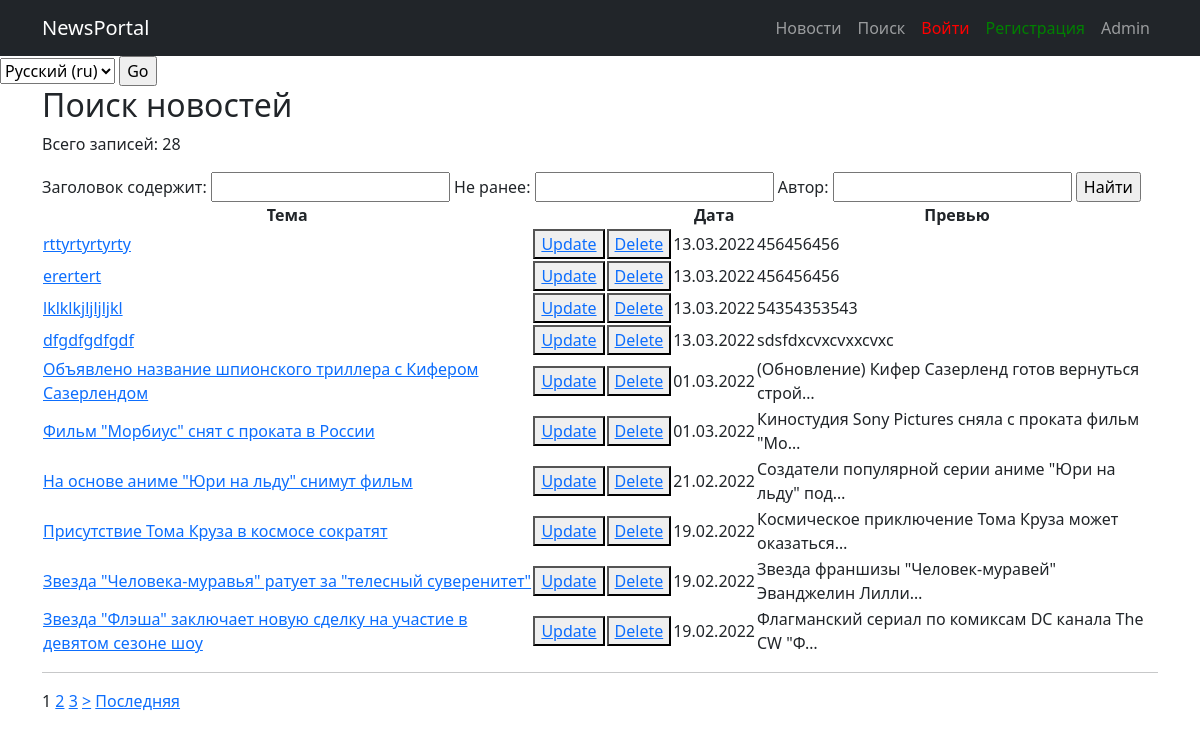
The page /news/search/ on the database as committed earlier.
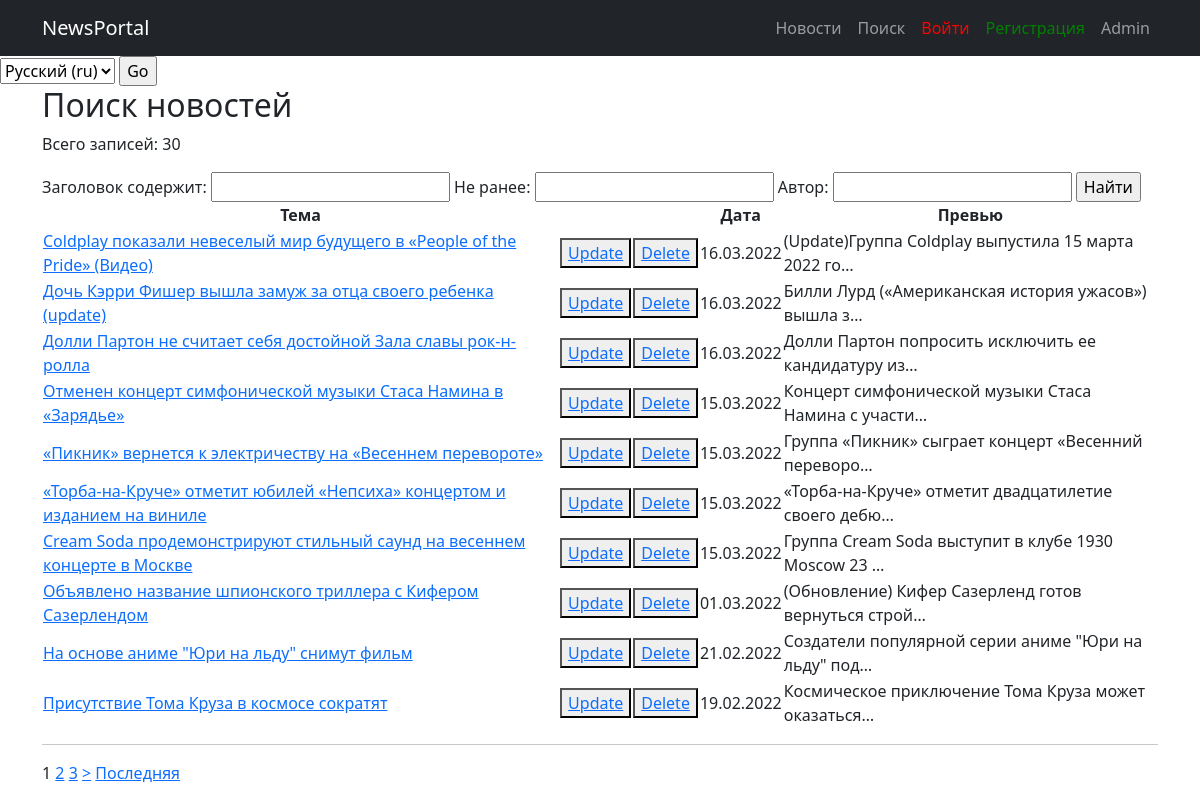
The same page on the database as committed later.
### newsportal/models.py (models this page shows, shortened)
class Post(models.Model):
    post = 'post'
    news = 'news'
    TYPE_POST = [
        (post, 'Post'),
        (news, 'News'),
    ]
    date_post = models.DateTimeField(auto_now_add=True)
    type_post = models.CharField(max_length=4, choices=TYPE_POST, default=post)
    title_post = models.TextField()
    body_post = models.TextField()
    rate_post = models.IntegerField(default=0)
    author_post = models.ForeignKey("Author", on_delete=models.CASCADE)
    category_post = models.ManyToManyField(Category)

### newsportal/views.py (the view)
# urls.py: path('search/', NewsSearch.as_view(), name='news_search'),
class NewsSearch(ListView):
    model = Post
    template_name = 'search.html'
    context_object_name = 'news'
    ordering = ['-id']
    paginate_by = 10
    def get_filter(self):
        return PostFilter(self.request.GET, queryset=super().get_queryset())
    def get_queryset(self):
        return self.get_filter().qs
    def get_context_data(self, *args, **kwargs):
        return {
            **super().get_context_data(*args, **kwargs),
            'filter': self.get_filter(),
            'count_posts': Paginator(Post.objects.all().order_by('-id'), 1),
        }

### newsportal/templatetags/custom_filters.py (called while the page is built)
@register.filter(name='censor')
@stringfilter
def censor(value):
    lowtext = ''
    stopword = ['бес', 'вам', 'ами', 'ние', 'импресс', 'также']
    ln = len(stopword)
    censored_text = ''
    text = ''
    block = '*'
    for i in value:
        text += i
        lowtext = text.lower()
        flag = 0
        for j in stopword:
            if not lowtext in j:
                flag += 1
            if lowtext == j:
                censored_text += block * len(text)
                flag -= 1
                text = ''
        if flag == ln:
            censored_text += text
            text = ''
    if lowtext != '' and lowtext not in stopword:
        censored_text += text
    elif lowtext != '':
        censored_text += block * len(text)
    return censored_text

### templates/search.html (shortened to what this page needs)
{% extends 'account/base.html' %}
{% load i18n %}
{% load custom_filters %}
{% block content %}
<h2>{% trans 'Поиск новостей' %}</h2>
<p>{% trans 'Всего записей:' %} {{count_posts.count}}</p>
<form method="GET">
    {{filter.form}}
    <input type="submit" value="{% trans 'Найти' %}">
</form>
{% if news %}
<table>
    <tr>
        <td align="center"><b>{% trans 'Тема' %}</b></td>
        <td></td>
        <td></td>
        <td align="center"><b>{% trans 'Дата' %}</b></td>
        <td align="center"><b>{% trans 'Превью' %}</b></td>
    </tr>
    {% for newspost in object_list %}
    <tr>
        <td><a href="{% url 'news_detail' newspost.id %}">{{newspost.title_post|censor}}</a></td>
        <td><button><a href="{% url 'news_update' newspost.id %}">Update</a></button></td>
        <td><button><a href="{% url 'news_delete' newspost.id %}">Delete</a></button></td>
        <td>{{newspost.date_post|date:'d.m.Y'}}</td>
        <td>{{newspost.body_post|truncatechars:51|censor}}</td>
    </tr>
    {% endfor %}
</table>
{% else %}
<h2>No news</h2>
{% endif %}
<hr>
<div class="pagination">
    <span class="step-links">
        <span class="current">
            {% for num in page_obj.paginator.page_range %}
                {% if page_obj.number == num %}
                    <a>{{ num }}</a>
                {% elif num > page_obj.number|add:'-3' and num < page_obj.number|add:'3' %}
                    <a href="?page={{ num }}">{{ num }}</a>
                {% endif %}
            {% endfor %}
        </span>
        {% if page_obj.has_next %}
            <a href="?page={{ page_obj.next_page_number }}">></a>
            <a href="?page={{ page_obj.paginator.num_pages }}">{% trans 'Последняя' %}</a>
        {% endif %}
    </span>
</div>
{% endblock content %}

Rows that differ between the two databases and show on the page:
removed Post: title_post|censor "rttyrtyrtyrty", date_post "13.03.2022", body_post|censor "456456456"
removed Post: title_post|censor "erertert", date_post "13.03.2022", body_post|censor "456456456"
removed Post: title_post|censor "lklklkjljljljkl", date_post "13.03.2022", body_post|censor "54354353543"
removed Post: title_post|censor "dfgdfgdfgdf", date_post "13.03.2022", body_post|censor "sdsfdxcvxcvxxcvxc"
removed Post: title_post|censor "Фильм \"Морбиус\" снят с проката в России", date_post "01.03.2022", body_post|censor "Киностудия Sony Pictures сняла с проката фильм \"Мо…"
no longer on this page (row unchanged): Post: title_post|censor "Звезда \"Человека-муравья\" ратует за \"телесный суверенитет\"", date_post "19.02.2022", body_post|censor "Звезда франшизы \"Человек-муравей\" Эванджелин Лилли…"
no longer on this page (row unchanged): Post: title_post|censor "Звезда \"Флэша\" заключает новую сделку на участие в девятом сезоне шоу", date_post "19.02.2022", body_post|censor "Флагманский сериал по комиксам DC канала The CW \"Ф…"
added Post: title_post|censor "Coldplay показали невеселый мир будущего в «People of the Pride» (Видео)", date_post "16.03.2022", body_post|censor "(Update)Группа Coldplay выпустила 15 марта 2022 го…"
added Post: title_post|censor "Дочь Кэрри Фишер вышла замуж за отца своего ребенка (update)", date_post "16.03.2022", body_post|censor "Билли Лурд («Американская история ужасов») вышла з…"
added Post: title_post|censor "Долли Партон не считает себя достойной Зала славы рок-н-ролла", date_post "16.03.2022", body_post|censor "Долли Партон попросить исключить ее кандидатуру из…"
added Post: title_post|censor "Отменен концерт симфонической музыки Стаса Намина в «Зарядье»", date_post "15.03.2022", body_post|censor "Концерт симфонической музыки Стаса Намина с участи…"
added Post: title_post|censor "«Пикник» вернется к электричеству на «Весеннем перевороте»", date_post "15.03.2022", body_post|censor "Группа «Пикник» сыграет концерт «Весенний переворо…"
added Post: title_post|censor "«Торба-на-Круче» отметит юбилей «Непсиха» концертом и изданием на виниле", date_post "15.03.2022", body_post|censor "«Торба-на-Круче» отметит двадцатилетие своего дебю…"
added Post: title_post|censor "Cream Soda продемонстрируют стильный саунд на весеннем концерте в Москве", date_post "15.03.2022", body_post|censor "Группа Cream Soda выступит в клубе 1930 Moscow 23 …"
Other text that changed with them:
{{ count_posts.count }}: "28" → "30"
